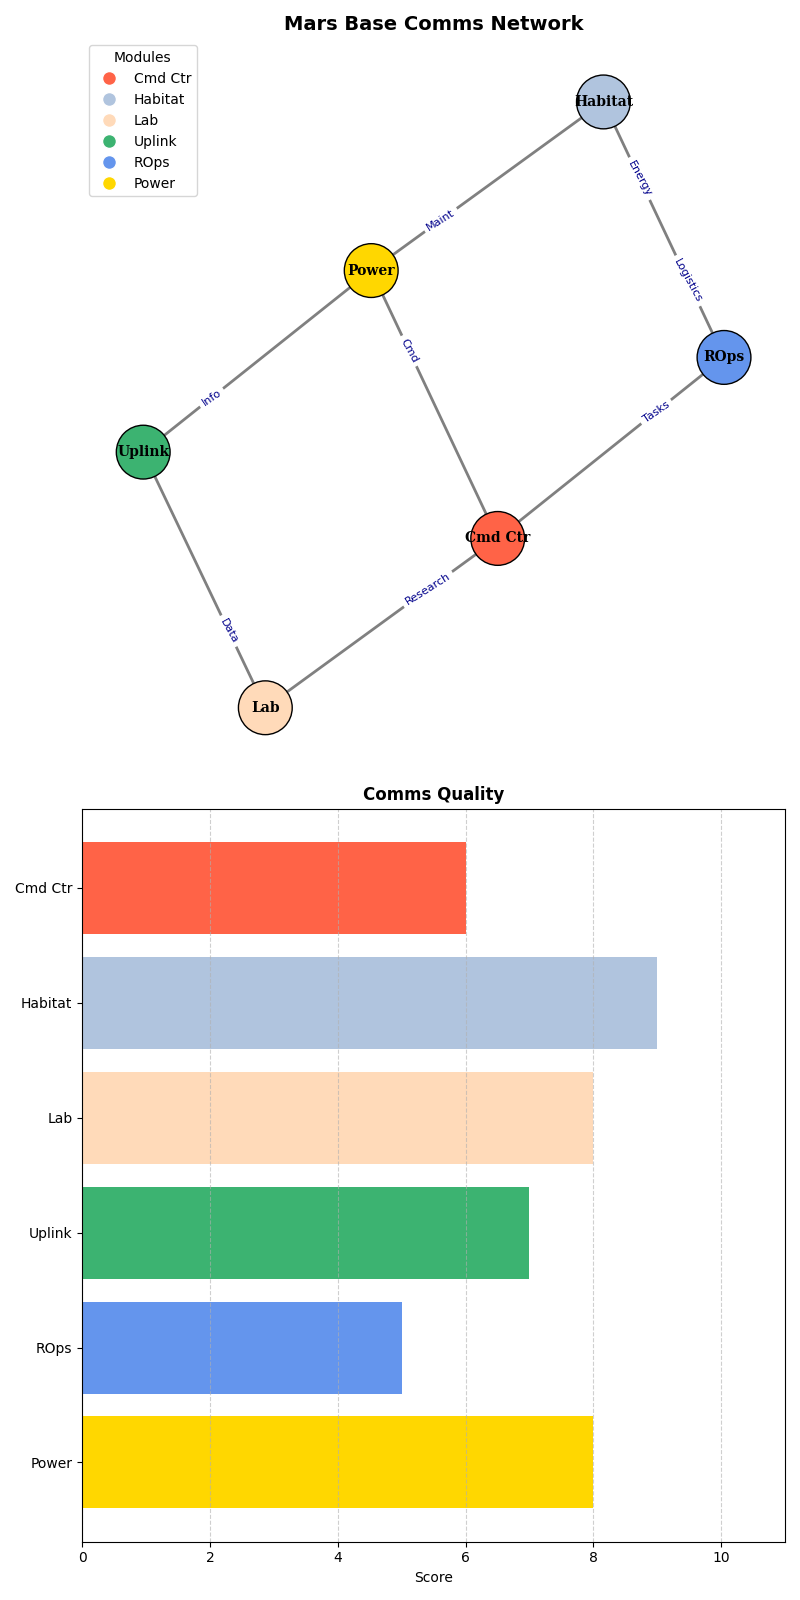

Reproduce this figure in Python.
import matplotlib.pyplot as plt
import networkx as nx

modules = [
    "Cmd Ctr", "Habitat", "Lab", 
    "Uplink", "ROps", "Power"
]

communication_links = [
    ("ROps", "Habitat"),
    ("Cmd Ctr", "Power"),
    ("Lab", "Cmd Ctr"),
    ("Uplink", "Lab"),
    ("Habitat", "ROps"),
    ("Power", "Uplink"),
    ("Cmd Ctr", "ROps"),
    ("Habitat", "Power")
]

G = nx.Graph()
G.add_nodes_from(modules)
G.add_edges_from(communication_links)

pos = nx.spring_layout(G, seed=42)

module_colors = {
    "Cmd Ctr": "tomato", 
    "Habitat": "lightsteelblue", 
    "Lab": "peachpuff",
    "Uplink": "mediumseagreen", 
    "ROps": "cornflowerblue", 
    "Power": "gold"
}
node_colors = [module_colors[module] for module in G.nodes]

edge_labels = {
    ("ROps", "Habitat"): "Energy",
    ("Cmd Ctr", "Power"): "Cmd",
    ("Lab", "Cmd Ctr"): "Research",
    ("Uplink", "Lab"): "Data",
    ("Habitat", "ROps"): "Logistics",
    ("Power", "Uplink"): "Info",
    ("Cmd Ctr", "ROps"): "Tasks",
    ("Habitat", "Power"): "Maint"
}

communication_quality = [6, 9, 8, 7, 5, 8, 4, 6]

fig, axs = plt.subplots(2, 1, figsize=(8, 16))  # Changed to 2 rows and 1 column

axs[0].set_title("Mars Base Comms Network", fontsize=14, fontweight='bold')
nx.draw_networkx_nodes(G, pos, node_size=1500, node_color=node_colors, edgecolors='black', ax=axs[0])
nx.draw_networkx_edges(G, pos, edge_color='gray', width=2, ax=axs[0])
nx.draw_networkx_labels(G, pos, font_size=10, font_family="serif", font_weight='bold', ax=axs[0])
nx.draw_networkx_edge_labels(G, pos, edge_labels=edge_labels, font_color='darkblue', font_size=8, label_pos=0.3, ax=axs[0])
axs[0].legend(
    handles=[plt.Line2D([0], [0], marker='o', color='w', markerfacecolor=color, markersize=10, label=module)
             for module, color in module_colors.items()],
    title='Modules',
    loc='upper left'
)
axs[0].axis('off')

axs[1].barh(modules, communication_quality[:len(modules)], color=[module_colors[module] for module in modules])
axs[1].set_title("Comms Quality", fontsize=12, fontweight='bold')
axs[1].set_xlabel("Score")
axs[1].set_xlim(0, max(communication_quality) + 2)
axs[1].invert_yaxis()
axs[1].grid(axis='x', linestyle='--', alpha=0.6)

plt.tight_layout()
plt.show()
